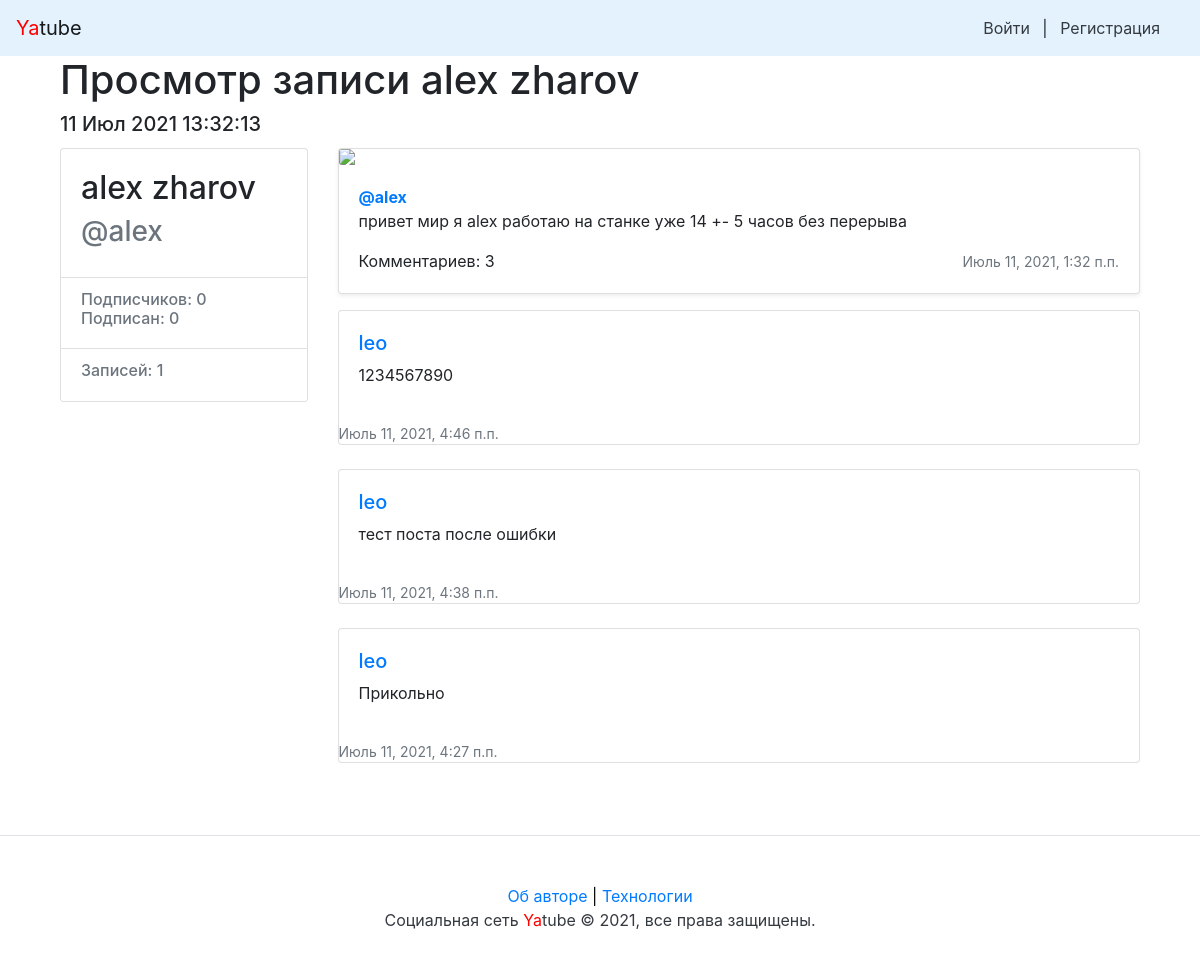
The app's page /alex/80/ with its own data.
### posts/models.py (models this page shows, shortened)
class Post(models.Model):
    text = models.TextField(
        verbose_name='Текст',
        help_text='Текст вашего поста.',
    )
    pub_date = models.DateTimeField(
        auto_now_add=True,
        verbose_name='Дата публикации',
    )
    author = models.ForeignKey(
        User,
        on_delete=models.CASCADE,
        verbose_name='Автор',
        related_name='posts',
    )
    group = models.ForeignKey(
        Group,
        blank=True,
        null=True,
        on_delete=models.SET_NULL,
        verbose_name='Группа',
        related_name='posts',
        help_text=('Тематическая группа. Группы создают администраторы. '
                   'Можно не выбирать.')
    )
    image = models.ImageField(
        upload_to='posts/',
        verbose_name='Изображение',
        blank=True,
        null=True,
        help_text='Загрузите изображение',
    )
    class Meta:
        verbose_name = 'Пост'
        verbose_name_plural = 'Посты'
        ordering = ('-pub_date',)

class Comment(models.Model):
    post = models.ForeignKey(
        Post,
        on_delete=models.CASCADE,
        verbose_name='Пост',
        related_name='comments',
    )
    author = models.ForeignKey(
        User,
        on_delete=models.CASCADE,
        verbose_name='Автор',
        related_name='comments',
    )
    text = models.TextField(
        verbose_name='Текст',
        help_text='Текст вашего комментария.',
    )
    created = models.DateTimeField(
        auto_now_add=True,
        verbose_name='Дата публикации',
    )
    class Meta:
        verbose_name = 'Комментарий'
        verbose_name_plural = 'Комментарии'
        ordering = ('-created',)

### posts/views.py (the view)
# urls.py: path('<str:username>/<int:post_id>/', views.post_view, name='post'),
def post_view(request, username, post_id):
    post = get_object_or_404(Post, pk=post_id, author__username=username)
    form = CommentForm(request.GET or None)
    context = {'form': form, 'post': post}
    return render(request, 'posts/post.html', context)

### yatube/context_processors.py (called while the page is built)
def year(request):
    year = dt.today().year
    return {
        'year': year
    }

### templates/posts/post.html (shortened to what this page needs)
{% extends "base.html" %}
{% block header %}
  Просмотр записи {{ post.author.get_full_name }}
  <h5>{{ post.pub_date|date:"d M Y H:i:s" }}</h5>
{% endblock %}
{% block content %}
  <div class="row">
    {% include "includes/author_card.html" with author=post.author %}
    <div class="col-md-9">
      {% include "includes/post_item.html" with add_comment=False %}
      {% include "includes/comments.html" with comments=post.comments.all %}
    </div>
  </div>
{% endblock %}

### templates/includes/author_card.html (shortened to what this page needs)
<div class="col-md-3 mb-3 mt-1">
  <div class="card">
    <div class="card-body">
      <div class="h2">
        {{ author.get_full_name }}
      </div>
      <div class="h3 text-muted">
        @{{ author.username }}
      </div>
    </div>
    <ul class="list-group list-group-flush">
      <li class="list-group-item">
        <div class="h6 text-muted">
          Подписчиков: {{ author.following.count }} <br>
          Подписан: {{ author.follower.count }}
        </div>
      </li>
      <li class="list-group-item">
        <div class="h6 text-muted">
          Записей: {{ author.posts.count }}
        </div>
      </li>
    </ul>
  </div>
</div>

### templates/includes/post_item.html (shortened to what this page needs)
<div class="card mb-3 mt-1 shadow-sm">
  {% load thumbnail %}
  {% thumbnail post.image "960x339" crop="center" upscale=True as im %}
    <img class="card-img" src="{{ im.url }}">
  {% endthumbnail %}
  <div class="card-body">
    <p class="card-text">
      <a name="post_{{ post.id }}" href="{% url 'profile' post.author.username %}">
        <strong class="d-block text-gray-dark">@{{ post.author }}</strong>
      </a>
      {{ post.text|linebreaksbr }}
    </p>
    <div class="d-flex justify-content-between align-items-center">
      <div class="btn-group">
        {% if page %}
          {% if post.comments.exists %}
            <a class="btn btn-sm btn-link" href="{% url 'post' post.author.username post.id %}" role="button">Комментариев: {{ post.comments.count }}</a>
          {% else %}
            {% if user.is_authenticated %}
              <a class="btn btn-sm btn-primary" href="{% url 'post' post.author.username post.id %}" role="button">
                Добавить комментарий
              </a>
            {% else %}
              <a class="btn btn-sm btn-link" href="{% url 'post' post.author.username post.id %}" role="button">Нет комментариев, открыть пост</a>
            {% endif %}
          {% endif %}
        {% else %}
          Комментариев: {{ post.comments.count }}
        {% endif %}
      </div>
      <small class="text-muted">{{ post.pub_date }}</small>
    </div>
  </div>
</div>

### templates/includes/comments.html (shortened to what this page needs)
{% load user_filters %}
{% for item in comments %}
  <div class="media card mb-4">
    <div class="media-body card-body">
      <h5 class="mt-0">
        <a
          href="{% url 'profile' item.author.username %}"
          name="comment_{{ item.id }}"
        >{{ item.author.username }}</a>
      </h5>
      <p>{{ item.text|linebreaksbr }}</p>
    </div>
    <small class="text-muted text-right">{{ item.created }}</small>
  </div>
{% endfor %}

### records on screen
Post: author.get_full_name "alex zharov", pub_date "11 Июл 2021 13:32:13", author "alex", text "привет мир я alex работаю на станке уже 14 +- 5 часов без перерыва", comments.count "3", pub_date "Июль 11, 2021, 1:32 п.п."
Comment: author.username "leo", text "1234567890", created "Июль 11, 2021, 4:46 п.п."
Comment: author.username "leo", text "тест поста после ошибки", created "Июль 11, 2021, 4:38 п.п."
Comment: author.username "leo", text "Прикольно", created "Июль 11, 2021, 4:27 п.п."

### other values on screen
{{ author.get_full_name }} "alex zharov"
{{ author.username }} "alex"
{{ author.following.count }} "0"
{{ author.follower.count }} "0"
{{ author.posts.count }} "1"
